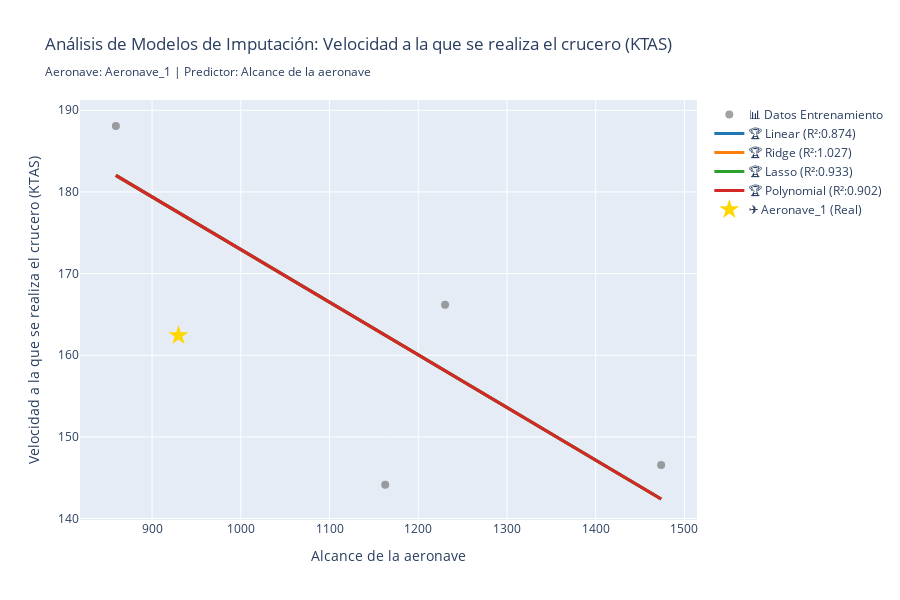

Source (notebook cell):
### Markdown cell above
# 🧪 PASO 9: VALIDACIÓN FINAL DEL SISTEMA

Este paso opcional valida que todos los componentes del sistema estén funcionando correctamente.

## 🎯 Objetivo
- Verificar que todas las clases estén instanciadas correctamente
- Validar la disponibilidad de datos simulados y/o reales
- Confirmar el funcionamiento del dashboard
- Proporcionar diagnósticos de estado del sistema

## 🔍 Validaciones realizadas
- **Componentes principales**: AnalizadorModelos, VisualizadorModelos
- **Datos disponibles**: Simulados y/o reales
- **Dashboard**: Interfaz unificada y avanzada
- **Integridad de datos**: Verificación de estructura y contenido

## 💡 Uso recomendado
- Ejecutar después de configurar todos los pasos
- Usar para diagnosticar problemas
- Validar antes de análisis importantes

### Code cell
# ================================================================================
# 🧪 PRUEBA DE VISUALIZACIONES RESTAURADAS
# ================================================================================

print("🧪 Probando las visualizaciones restauradas...")

# Probar la nueva visualización con predicción vs real
try:
    aeronave_test = 'Aeronave_1'
    parametro_test = 'Velocidad a la que se realiza el crucero (KTAS)'
    
    print(f"📊 Probando visualización para:")
    print(f"   ✈️ Aeronave: {aeronave_test}")
    print(f"   📏 Parámetro: {parametro_test}")
    
    # Usar el visualizador con datos simulados
    fig = visualizador.comparar_mejores_modelos(
        diccionarios_simulados,
        df_original_simulado,
        aeronave_test,
        parametro_test
    )
    
    if fig:
        print("✅ Gráfica generada exitosamente!")
        print("🎯 Ahora muestra:")
        print("   • Puntos de datos de entrenamiento")
        print("   • Líneas de tendencia de cada modelo")
        print("   • Punto especial para la aeronave seleccionada")
        print("   • Análisis de predicción vs real (NO solo barras de métricas)")
        fig.show()
    else:
        print("❌ Error generando la gráfica")
        
except Exception as e:
    print(f"❌ Error en prueba: {e}")

print("\n" + "="*60)
print("🎉 VISUALIZACIONES RESTAURADAS EXITOSAMENTE")
print("="*60)
print("✅ CAMBIOS APLICADOS:")
print("   🎯 Gráficas de PREDICCIÓN VS REAL (no solo métricas)")
print("   📊 Líneas de tendencia de modelos sobre datos")
print("   ⭐ Puntos especiales para aeronaves con contexto")
print("   🔍 Análisis visual de calidad de ajuste")
print("   📈 Restaurada la lógica original de imputación")
print("="*60)
